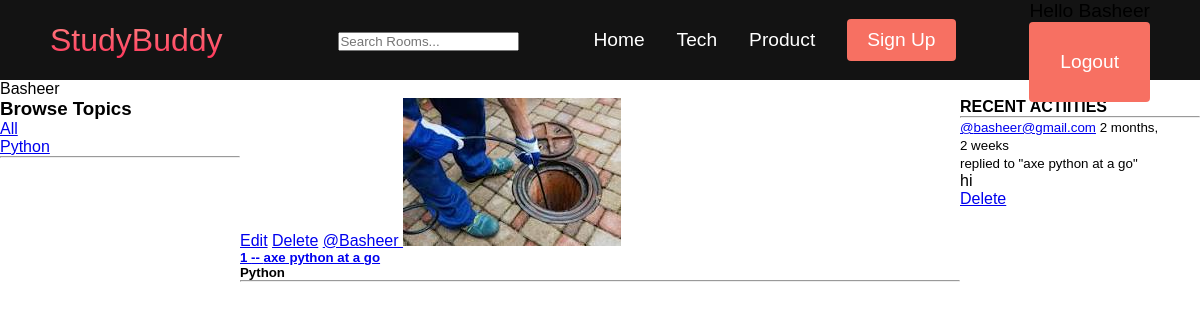
The page /profile/1/ (signed in) on the database its author committed.
### base/models.py (models this page shows, shortened)
class User(AbstractUser):
    name = models.CharField(max_length=200,  null=True)
    email = models.EmailField(unique=True, null=True)
    bio = models.TextField(null=True)
    avater = models.ImageField(null=True, default='')
    USERNAME_FIELD = 'email'
    REQUIRED_FIELDS = []

class Topic(models.Model):
    name = models.CharField(max_length=200)

class Room(models.Model):
    host = models.ForeignKey(User, on_delete=models.SET_NULL, null=True)
    topic = models.ForeignKey(Topic, on_delete=models.SET_NULL, null=True)
    name = models.CharField(max_length=200)
    description = models.TextField(null=True, blank=True)
    participants = models.ManyToManyField(User, related_name='participants',
    blank=True)
    update = models.DateTimeField(auto_now=True)
    created = models.DateTimeField(auto_now_add=True)
    class Meta:
        ordering = ['-update', '-created']
    def __str__(self):
        return self.name

class Message(models.Model):
    user = models.ForeignKey(User, on_delete=models.CASCADE)
    room = models.ForeignKey(Room, on_delete=models.CASCADE)
    body = models.TextField()
    update = models.DateTimeField(auto_now=True)
    created = models.DateTimeField(auto_now_add=True)
    class Meta:
        ordering = ['-update', '-created']
    def __str__(self):
        return self.body[0:50]

### base/views.py (the view)
# urls.py: path('profile/<str:pk>/', views.userProfile, name='profile'),
def userProfile(request, pk):
    user = User.objects.get(id=pk)
    rooms = user.room_set.all()
    room_messages = user.message_set.all()
    topics = Topic.objects.all()
    context = {
        'user': user,
        'rooms': rooms,
        'room_messages': room_messages,
        'topics': topics
    }
    return render(request, 'profile.html', context)

### base/templates/profile.html (shortened to what this page needs)
{% extends 'main.html' %}
{% block content %}
    <p>{{ user.username }}</p>
    <div class="profile-container">
        <div>
            {% include 'topics_component.html' %}
        </div>
        <div>
            {% include 'feed_component.html' %}
        </div>
        <div>
            {% include 'activity_component.html' %}
        </div>
    </div>
{% endblock %}

### base/templates/topics_component.html
<h3>Browse Topics</h3>
<div>
    <a href="{% url 'home' %}">All</a>
</div>
{% for topic in topics %}
    <div>
        <a href="{% url 'home' %}?q={{topic.name}}">{{topic.name}}</a>
    </div>
{% endfor %}
<hr>

### base/templates/feed_component.html
<div>
    {% for room in rooms %}
        <div>
            {% if request.user == room.host %}
            <a href="{% url 'update_room' room.id %}">Edit</a>
            <a href="{% url 'delete_room' room.id %}">Delete</a>
            {% endif %}
            <a href="{% url 'profile' room.host.id %}">@{{room.host.username}}
                <img src="{{room.host.avater.url}}"
            </a>
            <h5>{{room.id}} -- <a href="{% url 'room' room.id %}">{{room.name}}</a></h5>
            <h5>{{room.topic.name}}</h5>
            <hr>
        </div>
    {% endfor %}
</div>

### base/templates/activity_component.html
<h4>RECENT ACTIITIES</h4>
<hr>
{% for room_message in room_messages %}
    <div>
        <small><a href="{% url 'profile' room_message.user.id %}">@{{ room_message.user }}</a> {{room_message.created|timesince}}</small><br>
        <small>replied to "{{room_message.room}}"</small>
        <p>{{room_message}}</p>
        {% if request.user == room_message.user %}
            <a href="{% url 'delete-message' room_message.id %}">Delete</a>
        {% endif %}
        </div>
{% endfor%}

### static/styles/main.css (style rules this page uses)
* { box-sizing: border-box; margin: 0; padding: 0; font-family: 'kumbh Sans', sans-serif; }

### base/templates/profile.html (style rules this page uses)
.profile-container { display: grid; grid-template-columns: 1fr 3fr 1fr; }

### rows shown on the page
User: username "Basheer"
Topic: name "Python"
Room: shows "Edit", host.username "Basheer", host.avater (picture), id "1", name "axe python at a go", topic.name "Python"
Message: user "basheer@gmail.com", created "2 months, 2 weeks", room "axe python at a go", body "hi", shows "Delete"
